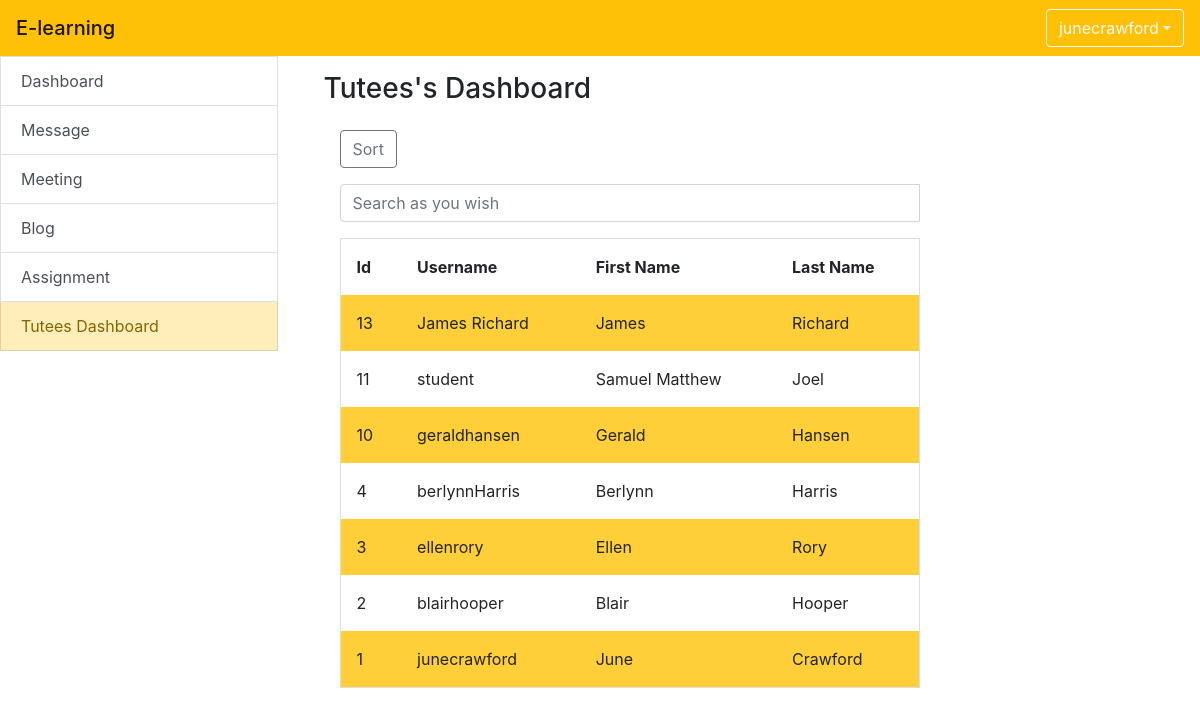
Screenshot of /lecture_tuteeList.php (signed in) with the database file from the repository.
### tables this page shows
CREATE TABLE `student` (
  `studId` int(11) NOT NULL,
  `username` varchar(50) NOT NULL,
  `password` varchar(50) NOT NULL,
  `firstName` varchar(50) NOT NULL,
  `lastName` varchar(50) NOT NULL,
  `email` varchar(50) NOT NULL,
  `Tutor` int(11) NOT NULL
);

### include/function.php (called while the page is built, shortened)
<?php
include_once 'database.php';
function query($sql) {
  global $connection;
  return mysqli_query($connection, $sql);
}
function fetch_array($result){
  return mysqli_fetch_array($result);
}
 ?>

### lecture_tuteeList.php (the view, shortened to what this page needs)
<?php
include 'include/header.php';
?>
<div class="container-fluid row">
	<div class="list-group col-3">
		<?php include 'include/sidebar.php'; ?>
	</div>
		<div class="col-9">
		<div class="container p-3">
			<h3>Tutees's Dashboard</h3>
	<div class="col-20">
    <div class="container p-3">
<div class="row">
  <div class="col-9">
  <button class="btn btn-outline-secondary" onclick="sortTable"type="button" id="button-addon3">Sort</button> </p>
 <div class="input-group mb-3">
  <input type="text" class="form-control" id="myInput" onkeyup="myFunction()" placeholder="Search as you wish"> </p>
</div>
<body>
  <form action="lecture_tuteeList.php" method="post">
            <table id ="theTable">
              <tr>
                    <th>Id</th>
                    <th>Username</th>
                    <th>First Name</th>
                    <th>Last Name</th>
                </tr>
  <?php
    $query = query("SELECT * FROM student ORDER BY studId DESC");
 while ($row = fetch_array($query)) {
		$studId = $row ['studId'];
		$username = $row['username'];
		$firstName = $row['firstName'];
		$lastName = $row['lastName'];
?>
                <tr>
                    <td><?php echo $studId?></td>
                    <td><?php echo $username?></td>
                    <td><?php echo $firstName?></td>
                    <td><?php echo $lastName?></td>
                </tr>
                <?php
			}
				?>
            </table>
        </form>
<?php
	include './include/footer.php';
	?>

### lecture_tuteeList.php (style rules this page uses)
table { border-spacing: 0; width: 100%; border: 1px solid #ddd; }
th, td { text-align: left; padding: 16px; }
tr:nth-child(even) { background-color: #FFCF3A }

### rows the page displays
student: studId "13", username "James Richard", firstName "James", lastName "Richard"
student: studId "11", username "student", firstName "Samuel Matthew", lastName "Joel"
student: studId "10", username "geraldhansen", firstName "Gerald", lastName "Hansen"
student: studId "4", username "berlynnHarris", firstName "Berlynn", lastName "Harris"
student: studId "3", username "ellenrory", firstName "Ellen", lastName "Rory"
student: studId "2", username "blairhooper", firstName "Blair", lastName "Hooper"
student: studId "1", username "junecrawford", firstName "June", lastName "Crawford"

### other values shown
$_SESSION['username'] "junecrawford"
$value "Dashboard"
$value "Message"
$value "Meeting"
$value "Blog"
$value "Assignment"
$value "Tutees Dashboard"
